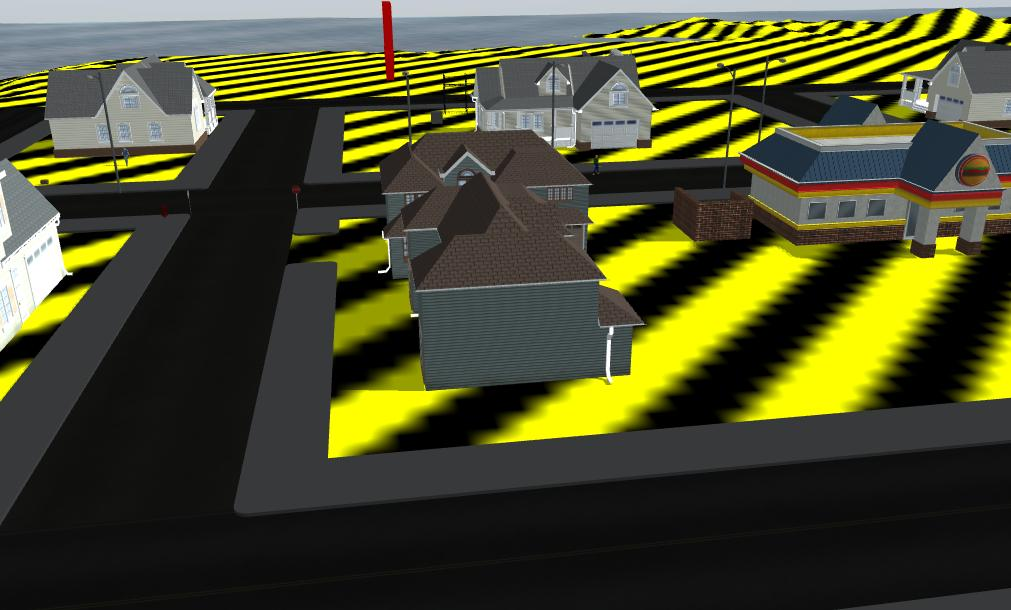
#> input picture Code/data/kaikeba_drone/data4YOLO/default_gzclient_camera(1)-2020-02-10T00_27_00.938041.jpg, 1011 x 610 px; its folder holds 4 pictures in this run
$ python DataTools.py
#> lines starting #> are read from the running program, lines starting #| are printed output that depends on the picture
import os, glob
import xml.etree.ElementTree as ET
import shutil
import cv2
import numpy as np

classes = ["human", "street light", "car", "fire hydrant", "street sign"]
img_path = "data/kaikeba_drone/data4YOLO"
xml_path = "data/kaikeba_drone/data4YOLO/labeled"
net_size = (416, 416)
img_format = 'jpg'


def resize_img(img_path):
#> called with img_path = 'data/kaikeba_drone/data4YOLO'
    img_file_list = glob.glob(os.path.join(img_path, '*.%s' % img_format))
    img_resize_path = os.path.join(img_path, 'resized_img')
    if os.path.exists(img_resize_path):
        shutil.rmtree(img_resize_path)
    os.makedirs(img_resize_path)
    for i in img_file_list:
        img = cv2.imread(i, cv2.IMREAD_COLOR)
#> img is the input picture: shape (610, 1011, 3); mean B, G, R 44.5, 76.4, 75.3
        img = cv2.resize(img, net_size)
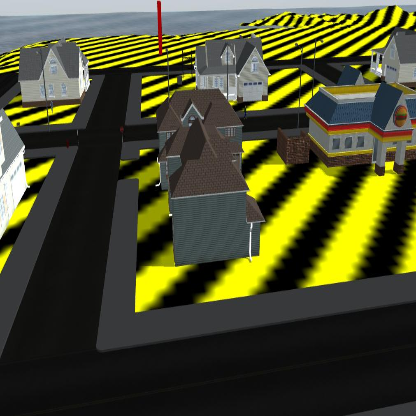
#> img: shape (416, 416, 3); mean B, G, R 44.4, 76.3, 75.2
        save_path = os.path.join(img_resize_path, os.path.basename(i))
        cv2.imwrite(save_path, img)
#> pass 2 of the loop in resize_img, `for i in img_file_list:`:
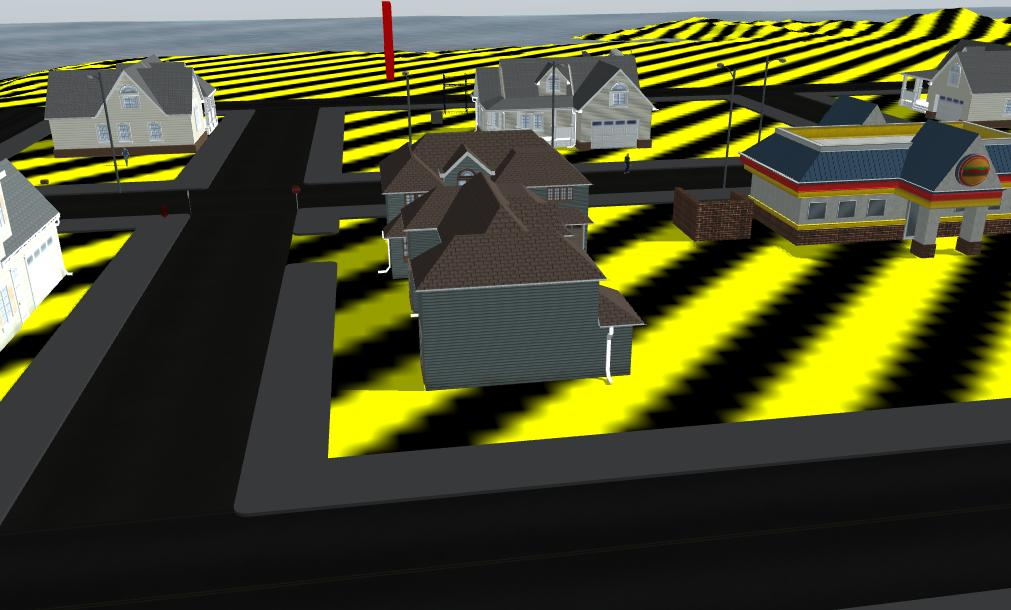
#> input picture Code/data/kaikeba_drone/data4YOLO/default_gzclient_camera(1)-2020-02-10T00_27_03.561523.jpg, 1011 x 610 px
#> in resize_img, img is the input picture: shape (610, 1011, 3); mean B, G, R 44.4, 76.4, 75.2
#> in resize_img, `img = cv2.resize(img, net_size)`:
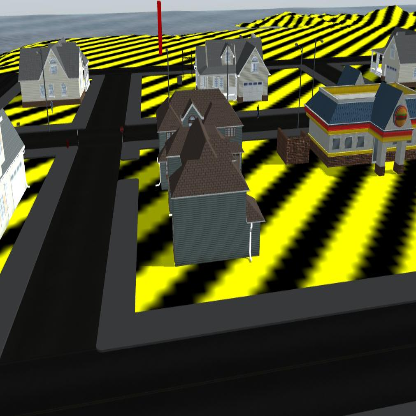
#> img: shape (416, 416, 3); mean B, G, R 44.3, 76.3, 75.2
#> pass 3 of the loop in resize_img, `for i in img_file_list:`:
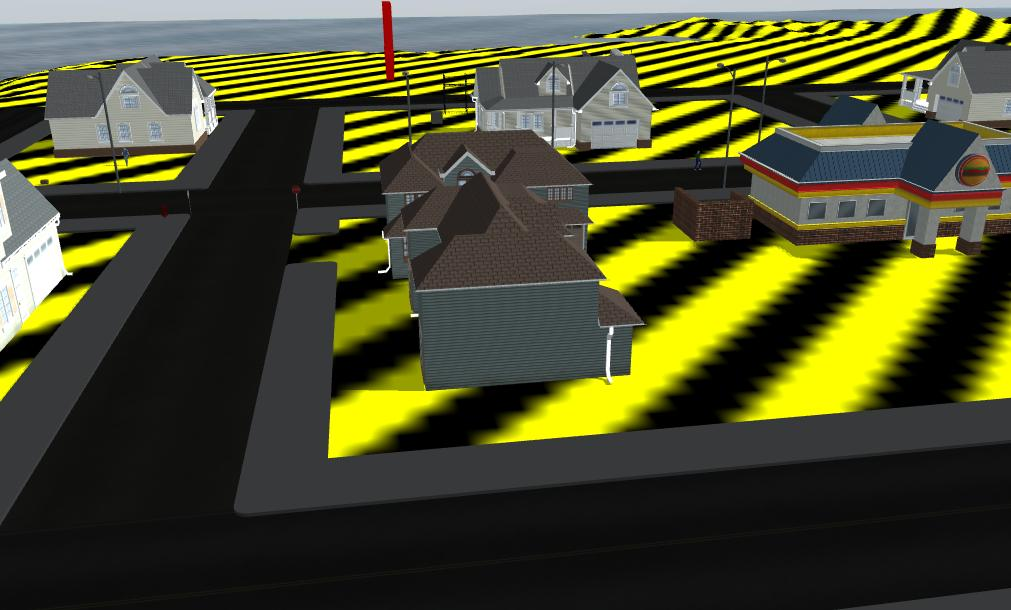
#> input picture Code/data/kaikeba_drone/data4YOLO/default_gzclient_camera(1)-2020-02-10T00_27_10.116331.jpg, 1011 x 610 px
#> in resize_img, img is the input picture: shape (610, 1011, 3); mean B, G, R 44.5, 76.4, 75.3
#> in resize_img, `img = cv2.resize(img, net_size)`:
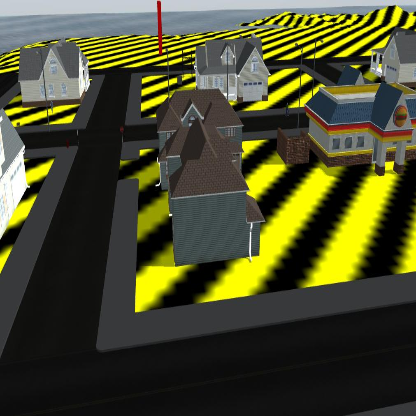
#> img: shape (416, 416, 3); mean B, G, R 44.4, 76.3, 75.2
#> the loop made 4 passes; the first 3 are shown


# asolute: left, top, right, bottom
# relative: cx, cy, w, h
def get_txt_from_xml():
    def pointToCenter(box):
        cx, cy = (box[:2] + box[2:]) / 2
        w, h = box[2:] - box[:2]
        return np.array((cx, cy, w, h))

    def encode(box):
        cx, w = box[::2] / net_size[0]
        cy, h = box[1::2] / net_size[1]
        return np.array((cx, cy, w, h))

    txt_path = os.path.abspath(os.path.join(xml_path, '..', 'txt_label'))
    if os.path.exists(txt_path):
        shutil.rmtree(txt_path)
    os.makedirs(txt_path)
    xml_file_list = glob.glob(os.path.join(xml_path, '*.xml'))
    for xml_file in xml_file_list:
        save_label_file = os.path.join(txt_path, os.path.basename(xml_file).replace('.xml', '.txt'))
        tree = ET.parse(xml_file)
        root = tree.getroot()
        size = root.find('size')
        w = int(size.find('width').text)
        h = int(size.find('height').text)
        for index, obj in enumerate(root.iter('object')):
            difficult = int(obj.find('difficult').text)
            cls = obj.find('name').text
            if cls not in classes or difficult == 1:
                continue
            cls_id = classes.index(cls)
            xmlbox = obj.find('bndbox')
            b = np.array((float(xmlbox.find('xmin').text), float(xmlbox.find('ymin').text),
                          float(xmlbox.find('xmax').text), float(xmlbox.find('ymax').text)))
            # get relative bb coordinate
            b[::2] = b[::2] * net_size[0] / w
            b[1::2] = b[1::2] * net_size[1] / h
            bb = encode(pointToCenter(b))

            with open(save_label_file, 'a') as f:
                f.write(str(cls_id) + " " + " ".join([str(a) for a in bb]))
                if index < len(root.findall('object'))-1:
                    f.write('\n')


def pair_img_txt():
    img_list = glob.glob(os.path.join(img_path, 'resized_img', '*.%s' % img_format))
    txt_path = os.path.join(img_path, 'txt_label')
    for img_file in img_list:
        txt_file = os.path.join(txt_path, os.path.basename(img_file).replace(img_format, 'txt'))
        if os.path.exists(img_file.replace(img_format, 'txt')):
            os.remove(img_file.replace(img_format, 'txt'))
        if not os.path.exists(txt_file):
            with open(txt_file, 'w') as f:
                pass
        shutil.copyfile(txt_file, img_file.replace(img_format, 'txt'))


def main():
    resize_img(img_path)
    get_txt_from_xml()
    pair_img_txt()


if __name__ == '__main__':
    main()
